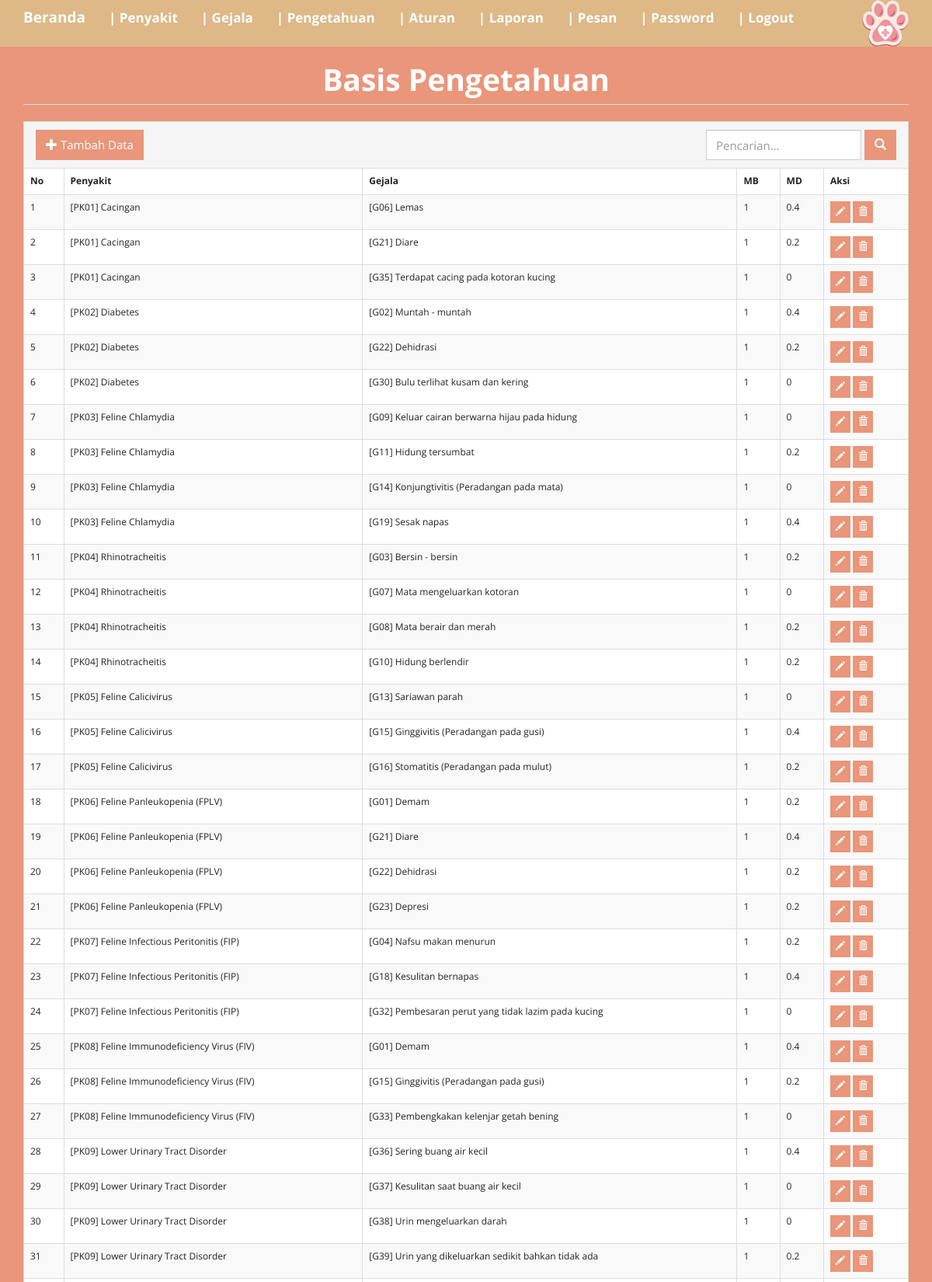
The app's page /index.php?m=basispengetahuan (signed in, upper part) with its own data.
### tables this page shows
CREATE TABLE `tb_basispengetahuan` (
  `ID` int(11) NOT NULL,
  `kode_penyakit` varchar(16) DEFAULT NULL,
  `kode_gejala` varchar(16) DEFAULT NULL,
  `mb` double DEFAULT NULL,
  `md` double NOT NULL
);

CREATE TABLE `tb_penyakit` (
  `kode_penyakit` varchar(16) NOT NULL,
  `nama_penyakit` varchar(255) DEFAULT NULL,
  `keterangan` text NOT NULL,
  `solusi` text NOT NULL
);

CREATE TABLE `tb_gejala` (
  `kode_gejala` varchar(16) NOT NULL,
  `nama_gejala` varchar(255) DEFAULT NULL
);

### functions.php (called while the page is built, shortened)
<?php
$config["server"]='localhost';
$config["username"]='root';
$config["password"]='';
$config["database_name"]='meowcare';
include'includes/db.php';
$db = new DB($config['server'], $config['username'], $config['password'], $config['database_name']);
include'includes/general.php';

### includes/general.php (called while the page is built, shortened)
<?php
function esc_field($str){
    if (@!get_magic_quotes_gpc())
        return addslashes($str);
    else
        return $str;
}

### includes/db.php (called while the page is built, shortened)
<?php
class DB{
    var $conn = null;
    public function __construct($host, $username, $passwd, $dbname){
        $this->conn = mysqli_connect($host, $username, $passwd, $dbname);
    }
    public function query($sql){
        $query = mysqli_query($this->conn, $sql) or die('<pre>Error mysqli_query: ' . mysqli_error($this->conn) . '<br />' . $sql . '</pre>');
        return $query;
    }
    public function get_results($sql){
        $query = $this->query($sql);
        $arr = array();
        while($row = mysqli_fetch_object($query)){
            $arr[] = $row;
        }
        return $arr;
    }
}

### basispengetahuan.php (the view, shortened to what this page needs)
<body class="latar">
<div class="page-header">
    <h1 style="color: #fff;" align="center"><b>Basis Pengetahuan</b></h1>
</div>
<div class="panel panel-default">
    <div class="panel-heading" align="right">
        <form class="form-inline">
            <div class="form-group">
                <input class="form-control" type="text" placeholder="Pencarian..." name="q" value="<?=@$_GET['q']?>" />
            </div>
            <div class="form-group">
                <button class="btn tambah"><span class="glyphicon glyphicon-search"></span></button>
            </div>
            <span class="pull-left">
            <div class="form-group">
                <a class="btn tambah" href="?m=basispengetahuan_tambah"><span class="glyphicon glyphicon-plus"></span> Tambah Data</a>
            </div></span>
        </form>
    </div>
    <div class="table-responsive">
        <table class="table table-bordered table-hover table-striped">
            <thead><tr class="nw">
                <th>No</th>
                <th>Penyakit</th>
                <th>Gejala</th>
                <th>MB</th>
                <th>MD</th>
                <th>Aksi</th>
            </tr></thead>
            <?php
            $q = esc_field(@$_GET['q']);
            $rows = $db->get_results("SELECT r.ID, r.kode_gejala, d.kode_penyakit, r.mb, r.md, g.nama_gejala, d.nama_penyakit
                FROM tb_basispengetahuan r INNER JOIN tb_penyakit d ON d.`kode_penyakit`=r.`kode_penyakit` INNER JOIN tb_gejala g ON g.`kode_gejala`=r.`kode_gejala`
                WHERE r.kode_gejala LIKE '%$q%'
                    OR r.kode_penyakit LIKE '%$q%'
                    OR g.nama_gejala LIKE '%$q%'
                    OR d.nama_penyakit LIKE '%$q%'
                ORDER BY r.kode_penyakit, r.kode_gejala");
            $no=0;
            foreach($rows as $row):?>
            <tr>
                <td><?=++$no ?></td>
                <td>[<?=$row->kode_penyakit . '] ' . $row->nama_penyakit?></td>
                <td>[<?=$row->kode_gejala . '] ' . $row->nama_gejala?></td>
                <td><?=$row->mb?></td>
                <td><?=$row->md?></td>
                <td class="nw">
                    <a class="btn btn-xs edit" href="?m=basispengetahuan_ubah&ID=<?=$row->ID?>"><span class="glyphicon glyphicon-pencil"></span></a>
                    <a class="btn btn-xs edit" href="aksi.php?act=basispengetahuan_hapus&ID=<?=$row->ID?>" onclick="return confirm('Hapus data?')"><span class="glyphicon glyphicon-trash"></span></a>
                </td>
            </tr>
            <?php endforeach;?>
        </table>
    </div>
</div>

### assets/css/general.css (style rules this page uses)
html { position: relative; min-height: 100%; }
body { margin-bottom: 70px; }
.nw { white-space: nowrap; }
.page-header { margin-top: 0; padding-bottom: 0; }
.page-header h1 { margin-top: 0; }

### index.php (style rules this page uses)
.tambah { background-color: #E9967A; color: #fff; }
.edit { background-color: #E9967A; color: #fff; }
.latar { background-color: #E9967A; }
.tambah { background-color: #E9967A; }
.edit { background-color: #E9967A; }

### records on screen
tb_basispengetahuan: kode_penyakit.kode_penyakit "PK01", kode_penyakit.nama_penyakit "Cacingan", kode_gejala "G06", kode_gejala.nama_gejala "Lemas", mb "1", md "0.4"
tb_basispengetahuan: kode_penyakit.kode_penyakit "PK01", kode_penyakit.nama_penyakit "Cacingan", kode_gejala "G21", kode_gejala.nama_gejala "Diare", mb "1", md "0.2"
tb_basispengetahuan: kode_penyakit.kode_penyakit "PK01", kode_penyakit.nama_penyakit "Cacingan", kode_gejala "G35", kode_gejala.nama_gejala "Terdapat cacing pada kotoran kucing", mb "1", md "0"
tb_basispengetahuan: kode_penyakit.kode_penyakit "PK02", kode_penyakit.nama_penyakit "Diabetes", kode_gejala "G02", kode_gejala.nama_gejala "Muntah - muntah", mb "1", md "0.4"
tb_basispengetahuan: kode_penyakit.kode_penyakit "PK02", kode_penyakit.nama_penyakit "Diabetes", kode_gejala "G22", kode_gejala.nama_gejala "Dehidrasi", mb "1", md "0.2"
tb_basispengetahuan: kode_penyakit.kode_penyakit "PK02", kode_penyakit.nama_penyakit "Diabetes", kode_gejala "G30", kode_gejala.nama_gejala "Bulu terlihat kusam dan kering", mb "1", md "0"
tb_basispengetahuan: kode_penyakit.kode_penyakit "PK03", kode_penyakit.nama_penyakit "Feline Chlamydia", kode_gejala "G09", kode_gejala.nama_gejala "Keluar cairan berwarna hijau pada hidung", mb "1", md "0"
tb_basispengetahuan: kode_penyakit.kode_penyakit "PK03", kode_penyakit.nama_penyakit "Feline Chlamydia", kode_gejala "G11", kode_gejala.nama_gejala "Hidung tersumbat", mb "1", md "0.2"
tb_basispengetahuan: kode_penyakit.kode_penyakit "PK03", kode_penyakit.nama_penyakit "Feline Chlamydia", kode_gejala "G14", kode_gejala.nama_gejala "Konjungtivitis (Peradangan pada mata)", mb "1", md "0"
tb_basispengetahuan: kode_penyakit.kode_penyakit "PK03", kode_penyakit.nama_penyakit "Feline Chlamydia", kode_gejala "G19", kode_gejala.nama_gejala "Sesak napas", mb "1", md "0.4"
tb_basispengetahuan: kode_penyakit.kode_penyakit "PK04", kode_penyakit.nama_penyakit "Rhinotracheitis", kode_gejala "G03", kode_gejala.nama_gejala "Bersin - bersin", mb "1", md "0.2"
tb_basispengetahuan: kode_penyakit.kode_penyakit "PK04", kode_penyakit.nama_penyakit "Rhinotracheitis", kode_gejala "G07", kode_gejala.nama_gejala "Mata mengeluarkan kotoran", mb "1", md "0"
tb_basispengetahuan: kode_penyakit.kode_penyakit "PK04", kode_penyakit.nama_penyakit "Rhinotracheitis", kode_gejala "G08", kode_gejala.nama_gejala "Mata berair dan merah", mb "1", md "0.2"
tb_basispengetahuan: kode_penyakit.kode_penyakit "PK04", kode_penyakit.nama_penyakit "Rhinotracheitis", kode_gejala "G10", kode_gejala.nama_gejala "Hidung berlendir", mb "1", md "0.2"
tb_basispengetahuan: kode_penyakit.kode_penyakit "PK05", kode_penyakit.nama_penyakit "Feline Calicivirus", kode_gejala "G13", kode_gejala.nama_gejala "Sariawan parah", mb "1", md "0"
tb_basispengetahuan: kode_penyakit.kode_penyakit "PK05", kode_penyakit.nama_penyakit "Feline Calicivirus", kode_gejala "G15", kode_gejala.nama_gejala "Ginggivitis (Peradangan pada gusi)", mb "1", md "0.4"
tb_basispengetahuan: kode_penyakit.kode_penyakit "PK05", kode_penyakit.nama_penyakit "Feline Calicivirus", kode_gejala "G16", kode_gejala.nama_gejala "Stomatitis (Peradangan pada mulut)", mb "1", md "0.2"
tb_basispengetahuan: kode_penyakit.kode_penyakit "PK06", kode_penyakit.nama_penyakit "Feline Panleukopenia (FPLV)", kode_gejala "G01", kode_gejala.nama_gejala "Demam", mb "1", md "0.2"
tb_basispengetahuan: kode_penyakit.kode_penyakit "PK06", kode_penyakit.nama_penyakit "Feline Panleukopenia (FPLV)", kode_gejala "G21", kode_gejala.nama_gejala "Diare", mb "1", md "0.4"
tb_basispengetahuan: kode_penyakit.kode_penyakit "PK06", kode_penyakit.nama_penyakit "Feline Panleukopenia (FPLV)", kode_gejala "G22", kode_gejala.nama_gejala "Dehidrasi", mb "1", md "0.2"
tb_basispengetahuan: kode_penyakit.kode_penyakit "PK06", kode_penyakit.nama_penyakit "Feline Panleukopenia (FPLV)", kode_gejala "G23", kode_gejala.nama_gejala "Depresi", mb "1", md "0.2"
tb_basispengetahuan: kode_penyakit.kode_penyakit "PK07", kode_penyakit.nama_penyakit "Feline Infectious Peritonitis (FIP)", kode_gejala "G04", kode_gejala.nama_gejala "Nafsu makan menurun", mb "1", md "0.2"
tb_basispengetahuan: kode_penyakit.kode_penyakit "PK07", kode_penyakit.nama_penyakit "Feline Infectious Peritonitis (FIP)", kode_gejala "G18", kode_gejala.nama_gejala "Kesulitan bernapas", mb "1", md "0.4"
tb_basispengetahuan: kode_penyakit.kode_penyakit "PK07", kode_penyakit.nama_penyakit "Feline Infectious Peritonitis (FIP)", kode_gejala "G32", kode_gejala.nama_gejala "Pembesaran perut yang tidak lazim pada kucing", mb "1", md "0"
tb_basispengetahuan: kode_penyakit.kode_penyakit "PK08", kode_penyakit.nama_penyakit "Feline Immunodeficiency Virus (FIV)", kode_gejala "G01", kode_gejala.nama_gejala "Demam", mb "1", md "0.4"
tb_basispengetahuan: kode_penyakit.kode_penyakit "PK08", kode_penyakit.nama_penyakit "Feline Immunodeficiency Virus (FIV)", kode_gejala "G15", kode_gejala.nama_gejala "Ginggivitis (Peradangan pada gusi)", mb "1", md "0.2"
tb_basispengetahuan: kode_penyakit.kode_penyakit "PK08", kode_penyakit.nama_penyakit "Feline Immunodeficiency Virus (FIV)", kode_gejala "G33", kode_gejala.nama_gejala "Pembengkakan kelenjar getah bening", mb "1", md "0"
tb_basispengetahuan: kode_penyakit.kode_penyakit "PK09", kode_penyakit.nama_penyakit "Lower Urinary Tract Disorder", kode_gejala "G36", kode_gejala.nama_gejala "Sering buang air kecil", mb "1", md "0.4"
tb_basispengetahuan: kode_penyakit.kode_penyakit "PK09", kode_penyakit.nama_penyakit "Lower Urinary Tract Disorder", kode_gejala "G37", kode_gejala.nama_gejala "Kesulitan saat buang air kecil", mb "1", md "0"
tb_basispengetahuan: kode_penyakit.kode_penyakit "PK09", kode_penyakit.nama_penyakit "Lower Urinary Tract Disorder", kode_gejala "G38", kode_gejala.nama_gejala "Urin mengeluarkan darah", mb "1", md "0"
tb_basispengetahuan: kode_penyakit.kode_penyakit "PK09", kode_penyakit.nama_penyakit "Lower Urinary Tract Disorder", kode_gejala "G39", kode_gejala.nama_gejala "Urin yang dikeluarkan sedikit bahkan tidak ada", mb "1", md "0.2"
